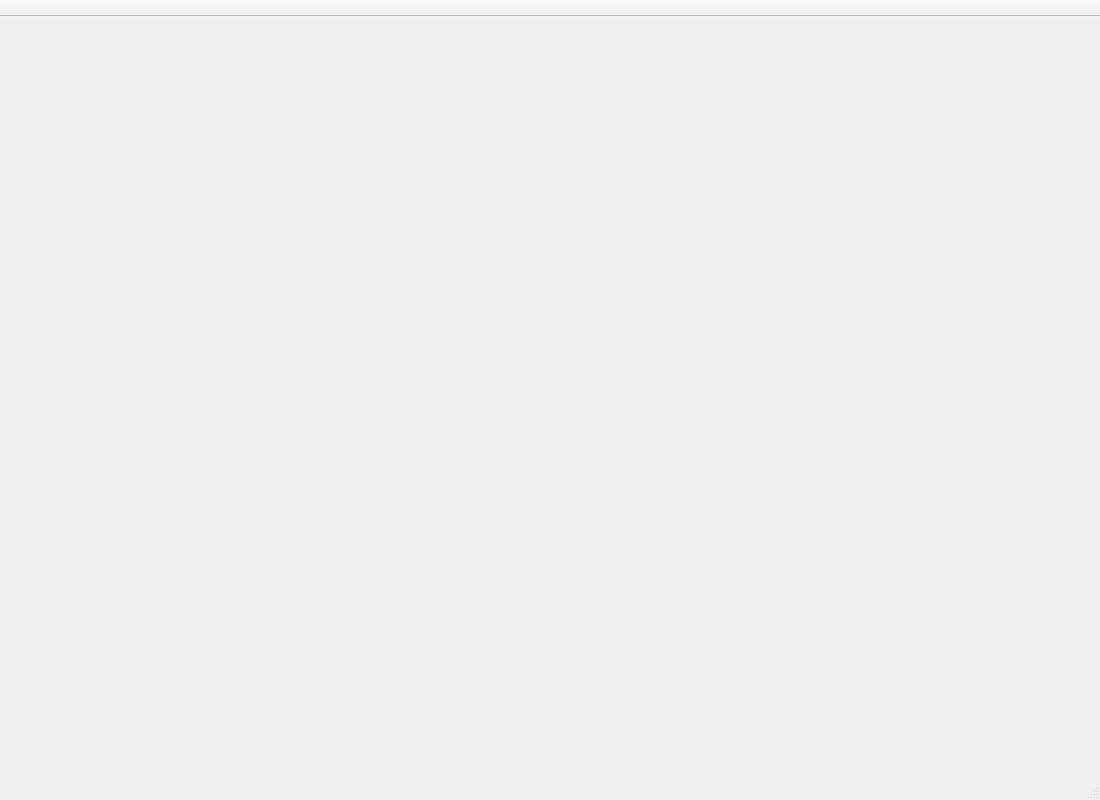
<?xml version="1.0" encoding="UTF-8"?>
<ui version="4.0">
 <class>MainWindow</class>
 <widget class="QMainWindow" name="MainWindow">
  <property name="geometry">
   <rect>
    <x>0</x>
    <y>0</y>
    <width>1100</width>
    <height>800</height>
   </rect>
  </property>
  <property name="minimumSize">
   <size>
    <width>800</width>
    <height>600</height>
   </size>
  </property>
  <property name="windowTitle">
   <string>LibGenX - Library Genesis Explorer</string>
  </property>
  <widget class="QWidget" name="centralwidget"/>
  <widget class="QStatusBar" name="statusbar"/>
  <widget class="QToolBar" name="toolbar">
   <property name="windowTitle">
    <string>toolbar</string>
   </property>
   <property name="movable">
    <bool>false</bool>
   </property>
   <property name="iconSize">
    <size>
     <width>32</width>
     <height>32</height>
    </size>
   </property>
   <property name="floatable">
    <bool>false</bool>
   </property>
   <attribute name="toolBarArea">
    <enum>TopToolBarArea</enum>
   </attribute>
   <attribute name="toolBarBreak">
    <bool>false</bool>
   </attribute>
  </widget>
 </widget>
 <resources/>
 <connections/>
</ui>
